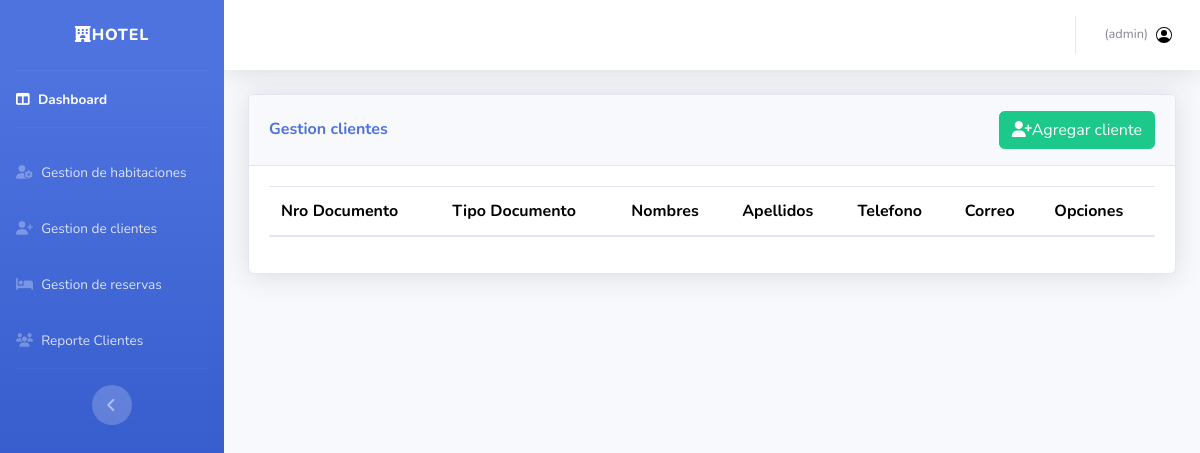
The app's page /Hotel/gestion_cli/ (signed in), older data.
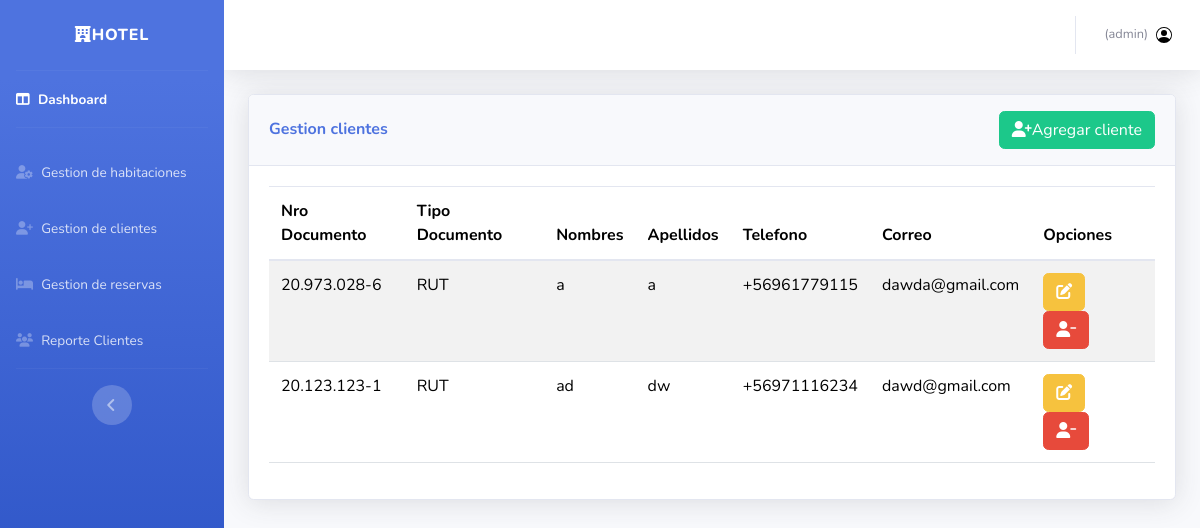
The same page, newer data.
### Hotel/models.py (models this page shows, shortened)
class Client(models.Model):
    TIPO_DOCUMENTO = [
        ('DNI', 'DNI'),
        ('PASAPORTE', 'Pasaporte'),
        ('RUT', 'RUT'),
    ]
    numero_documento = models.CharField(max_length=20, unique=True, primary_key=True, verbose_name="Número de Documento")
    tipo_documento = models.CharField(max_length=20, choices=TIPO_DOCUMENTO, verbose_name="Tipo de Documento")
    nombre = models.CharField(max_length=50, verbose_name="Nombre")
    apellido = models.CharField(max_length=50, verbose_name="Apellido")
    telefono = models.CharField(max_length=9,blank=True, null=True, verbose_name="Teléfono")
    correo = models.EmailField(unique=True, verbose_name="Correo Electrónico")
    created_at = models.DateTimeField(auto_now_add=True, verbose_name="Fecha de Creación")
    updated_at = models.DateTimeField(auto_now=True, verbose_name="Fecha de Última Actualización")
    encargado = models.ForeignKey(TipoUsuario,null=True,blank=True,on_delete=models.RESTRICT)

### Hotel/views.py (the view)
# urls.py: path('gestion_cli/',ManageClientsView.as_view(),name='gestion_cli'),
class ManageClientsView(LoginRequiredMixin,ListView):
    model = Client
    template_name = 'Hotel/gestion_clientes.html'
    context_object_name = 'clients'
    def get_context_data(self, **kwargs):
        context = super().get_context_data(**kwargs)
        for client in context['clients']:
            rut = ''.join([c for c in client.numero_documento if c.isdigit()])
            if len(rut) == 9:
                client.formatted_numero_documento = f'{rut[:2]}.{rut[2:5]}.{rut[5:8]}-{rut[8]}'
            else:
                client.formatted_numero_documento = client.numero_documento
        return context

### Hotel/context_processors.py (called while the page is built)
def user_info(request):
    if request.user.is_authenticated:
        user_profile = TipoUsuario.objects.filter(username=request.user.username).first()
        return {
            'user_name': request.user.username,
            'user': user_profile
        }
    return {}

### Hotel/templates/Hotel/gestion_clientes.html (shortened to what this page needs)
{% extends 'Hotel/base.html' %}
{% load static %}
{% block extra_styles %}
<link href="{%static 'css/adicional.css'%}" rel="stylesheet" type="text/css">
{% endblock %}
{% block content %}
<div class="container-fluid">
    <div class="card shadow mb-4">
        <div class="card-header py-3 d-flex justify-content-between align-items-center">
            <h6 class="m-0 font-weight-bold text-primary">Gestion clientes</h6>
            <a class="btn btn-success" href="{% url 'client_create' %}"><i class="fa-solid fa-user-plus"></i>Agregar cliente</a>
        </div>
        <div class="card-body">
            <div class="table-responsive">
                <table id="ticket-table" class="table table-striped">
                    <thead>
                        <tr>
                            <th>Nro Documento</th>
                            <th>Tipo Documento</th>
                            <th>Nombres</th>
                            <th>Apellidos</th>
                            <th>Telefono</th>
                            <th>Correo</th>
                            <th>Opciones</th>
                        </tr>
                    </thead>
                    <tbody>
                        {% for c in clients %}
                        <tr>
                            <td>
                                {{c.formatted_numero_documento }}
                            </td>
                            <td>
                                {{c.tipo_documento}}
                            </td>
                            <td>
                                {{c.nombre}}
                            </td>
                            <td>
                                {{c.apellido}}
                            </td>
                            <td>
                                +56{{c.telefono}}
                            </td>
                            <td>
                                {{c.correo}}
                            </td>
                            <td>
                                <a class="btn btn-warning me-2" href="{% url 'client_update' c.numero_documento %}">
                                    <i class="fa-solid fa-pen-to-square sm"></i>
                                </a>
                                <form method="post" action="{% url 'client_delete' c.numero_documento %}" id="delete-form-{{ c.numero_documento }}" style="display: inline;">
                                    <button type="submit" class="btn btn-danger me-2 sm delete-btn" data-numero="{{ c.numero_documento }}">
                                        <i class="fa-solid fa-user-minus"></i>
                                    </button>
                                </form>
                            </td>
                        </tr>
                        {% endfor %}
                    </tbody>
                </table>
            </div>
        </div>
    </div>
</div>
{% endblock %}

Row changes from the older to the newer data that the page shows:
added Client: formatted_numero_documento "20.973.028-6", tipo_documento "RUT", nombre "a", apellido "a", telefono "961779115", correo "dawda@gmail.com"
added Client: formatted_numero_documento "20.123.123-1", tipo_documento "RUT", nombre "ad", apellido "dw", telefono "971116234", correo "dawd@gmail.com"
